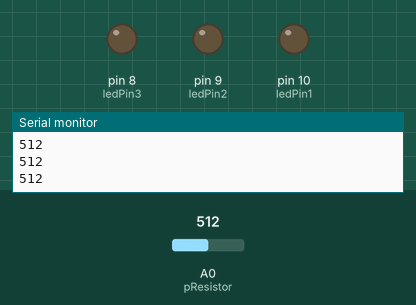
Simulated run of this sketch. Board: Arduino Uno, built with avr-gcc and run on an emulated ATmega328P. On the bench: output pins drawn as LEDs (lit = HIGH), the last lines printed to the serial monitor. The test bench sets the inputs (shaded band); at power-on: A0 (pResistor) = 512.

Above: at 1.2 s.
1.3 s: A0 (pResistor) set to 264
2.8 s: A0 (pResistor) set to 238
At 3.3 s:
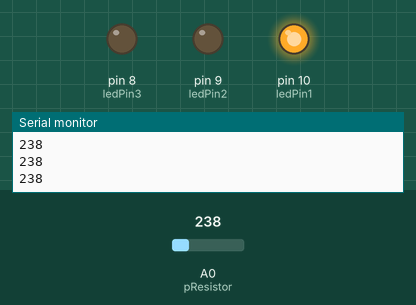
4.3 s: A0 (pResistor) set to 165
5.8 s: A0 (pResistor) set to 133
At 6.9 s:
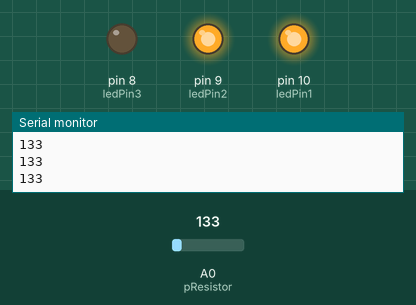
7.3 s: A0 (pResistor) set to 48
8.8 s: A0 (pResistor) set to 42
At 9.1 s:
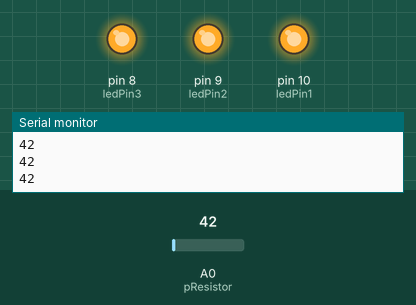
Timing chart, 0 to 11.3 s (numbered marks = the images above; inputs shaded):
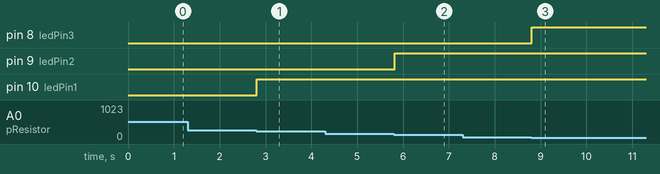

Measured:
- the behaviour switches between 256 and 255 on A0 (pResistor) (found by bisection; images 0 and 1)
- the behaviour switches between 150 and 149 on A0 (pResistor) (found by bisection; images 1 and 2)
- the behaviour switches between 45 and 44 on A0 (pResistor) (found by bisection; images 2 and 3)
- after the input at 2.8 s, pin 10 (ledPin1): LOW → HIGH at once
- after the input at 5.8 s, pin 9 (ledPin2): LOW → HIGH at once
- after the input at 8.8 s, pin 8 (ledPin3): LOW → HIGH at once

The sketch:

photoresistor.ino
```cpp
int pResistor = A0;
int ledPin1 = 10;
int ledPin2 = 9;
int ledPin3 = 8;

void setup() {
  Serial.begin(9600);
  pinMode(ledPin1,OUTPUT);
  pinMode(ledPin2,OUTPUT);
  pinMode(ledPin3,OUTPUT);
  pinMode(pResistor,INPUT);
}

void loop() {
  int value = analogRead(pResistor);
  Serial.println(value);
  Serial.println("\n");
  int writeValue= map(value,0,1023,0,255);
  if (value < 45){
    digitalWrite(ledPin1,HIGH);
    digitalWrite(ledPin2,HIGH);
    digitalWrite(ledPin3,HIGH);
  }
  else if (value>=45 && value<150){
    digitalWrite(ledPin1,HIGH);
    digitalWrite(ledPin2,HIGH);
    digitalWrite(ledPin3,LOW);
  }
  else if(value>=150 && value<256){
    digitalWrite(ledPin1,HIGH);
    digitalWrite(ledPin2,LOW);
    digitalWrite(ledPin3,LOW);
  }
  else{
    digitalWrite(ledPin1,LOW);
    digitalWrite(ledPin2,LOW);
    digitalWrite(ledPin3,LOW);
  }
}
```

zabice.c
```cpp
// Joystick var
int sX = A0;     //joystick x axis, analog input
int sY = A1;     //joystick y axis, analog input
int sSX;         //state of x, reading from sX
int sSY;         //state of y, reading from sY
int sS;          //converted state

void setup() {

  pinMode(sX, INPUT);
  pinMode(sY, INPUT);

  Serial.begin(9600);
}

void loop() {

  //stick stuff
  sSX = analogRead(sX); //reading x axis input
  delay(100);
  sSY = analogRead(sY); //reading y axis input

  //converting y and x inputs to 4 possibilities. 0 and 1023 are the maximum values on each axis of the joystick
  sS=0;
  switch (sSX) {
    case 0:
          sS=1;      // Left
          Serial.print(sS);
          Serial.print(";");
          break;
    case 1023:
          sS=2;      // Right
          Serial.print(sS);
          Serial.print(";");
          break;
  }
  switch (sSY) {
    case 0:
          sS=3;      // Up
          Serial.println(sS);
          break;
    case 1023:
          sS=4;      // Down
          Serial.println(sS);
          break;
  }
}
```
